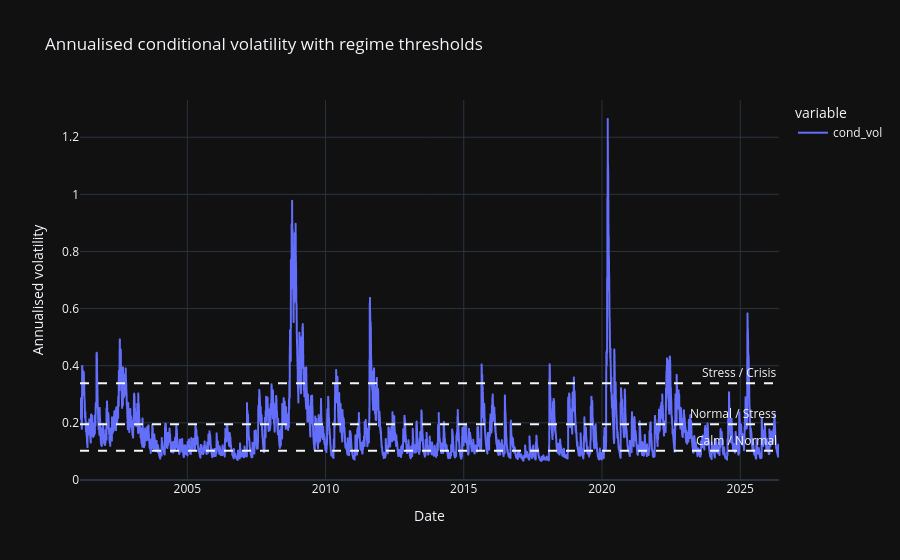

Here is the notebook cell this chart was saved with:
### Code cell
fig = cond_vol_ann.plot(
    title='Annualised conditional volatility with regime thresholds',
    labels={'value': 'Annualised volatility', 'index': 'Date'}
)
fig.add_hline(y=q25, line_dash='dash', annotation_text='Calm / Normal')
fig.add_hline(y=q75, line_dash='dash', annotation_text='Normal / Stress')
fig.add_hline(y=q95, line_dash='dash', annotation_text='Stress / Crisis')
fig

### Figure 1 — Plotly figure (JSON) as saved in the notebook; plotly's stock layout.template omitted (floating-point values rounded to 4 significant figures; data arrays with more than 128 entries replaced by an {"elided": "..."} marker saying what was removed)
{"data": [{"hovertemplate": "variable=cond_vol<br>Date=%{x}<br>Annualised volatility=%{y}<extra></extra>", "legendgroup": "cond_vol", "line": {"color": "#636efa", "dash": "solid"}, "marker": {"symbol": "circle"}, "mode": "lines", "name": "cond_vol", "showlegend": true, "type": "scattergl", "x": {"elided": "6358 str values"}, "xaxis": "x", "y": {"elided": "6358 float values"}, "yaxis": "y"}], "layout": {"annotations": [{"showarrow": false, "text": "Calm / Normal", "x": 1, "xanchor": "right", "xref": "x domain", "y": 0.1022, "yanchor": "bottom", "yref": "y"}, {"showarrow": false, "text": "Normal / Stress", "x": 1, "xanchor": "right", "xref": "x domain", "y": 0.1946, "yanchor": "bottom", "yref": "y"}, {"showarrow": false, "text": "Stress / Crisis", "x": 1, "xanchor": "right", "xref": "x domain", "y": 0.3385, "yanchor": "bottom", "yref": "y"}], "legend": {"title": {"text": "variable"}, "tracegroupgap": 0}, "shapes": [{"line": {"dash": "dash"}, "type": "line", "x0": 0, "x1": 1, "xref": "x domain", "y0": 0.1022, "y1": 0.1022, "yref": "y"}, {"line": {"dash": "dash"}, "type": "line", "x0": 0, "x1": 1, "xref": "x domain", "y0": 0.1946, "y1": 0.1946, "yref": "y"}, {"line": {"dash": "dash"}, "type": "line", "x0": 0, "x1": 1, "xref": "x domain", "y0": 0.3385, "y1": 0.3385, "yref": "y"}], "title": {"text": "Annualised conditional volatility with regime thresholds"}, "xaxis": {"anchor": "y", "domain": [0, 1], "title": {"text": "Date"}}, "yaxis": {"anchor": "x", "domain": [0, 1], "title": {"text": "Annualised volatility"}}}}
